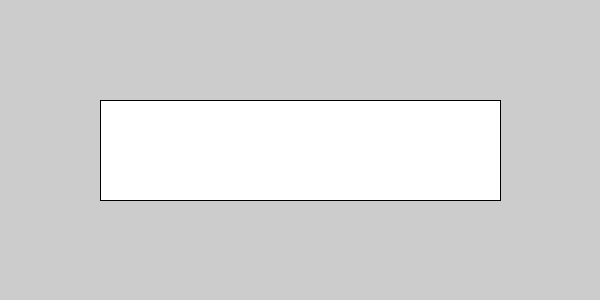
Frame 1 (no input)
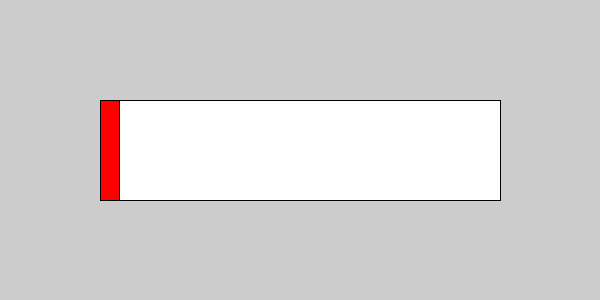
Frame 60 (the mouse pressed at the canvas centre just before this capture)
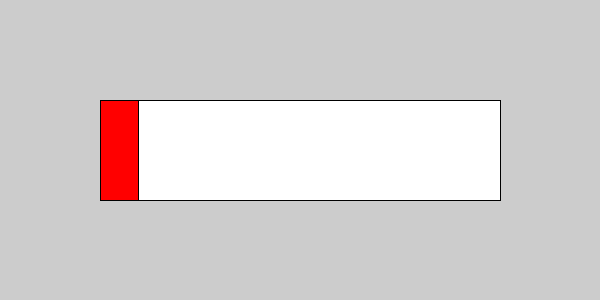
Frame 120 (the mouse held since frame 60 and released just before this capture)

The Processing sketch that drew these frames (run headless with seeded random() and noise(); from frame 60 on, the mouse is pressed at the canvas centre):

// Processing sketch: basic_ProgressBar
// ── basic_ProgressBar.pde
//basic_ProgressBar
//Draw the progress bar
//2022/04/25
//1-4-45 Taiyu Honma
void setup(){
  size(600,300);
  frameRate(60);
}

void draw(){
  fill(255,255,255);
  rect(100,100,400,100);
  fill(255,0,0);
  rect(100,100,1000/60 * frameCount/50,100);
}
